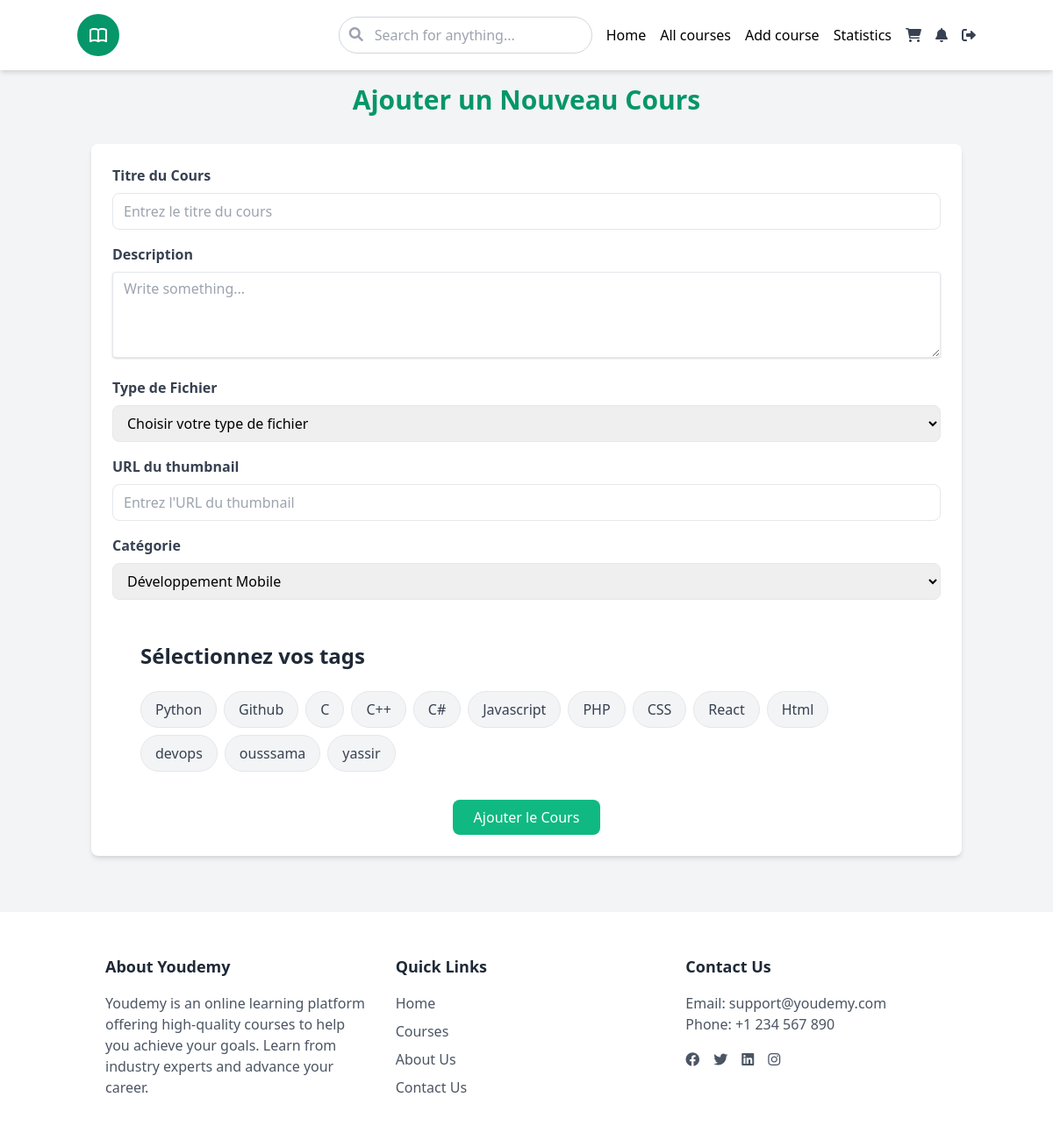
Screenshot of /view/addCourse.php (signed in) with the database file from the repository.
### tables this page shows
CREATE TABLE `tags` (
  `tag_id` int NOT NULL,
  `name` varchar(255) NOT NULL,
  `created_at` timestamp NULL DEFAULT CURRENT_TIMESTAMP
);

### classes/category.php (called while the page is built, shortened)
<?php
class Category{
    public function displayCategories(){
        $conn = Database::getConnection();
        $stmt = $conn->prepare("SELECT * FROM categories");
        $stmt->execute();
        $categories = $stmt->fetchAll();
        return $categories;
    }
}
?>

### classes/tags.php (called while the page is built, shortened)
<?php
class Tags{
    public function displayTags(){
        $conn = Database::getConnection();
        $stmt = $conn->prepare("SELECT * FROM tags");
        $stmt->execute();
        $tags = $stmt->fetchAll();
        return $tags;
    }
}
?>

### view/addCourse.php (the view, shortened to what this page needs)
<?php include_once 'header.php';
?>
<?php if(isset($_GET['course_id'])){
    $getCourse = new Pdf($_GET['course_id']);
    $courseData = $getCourse->getCourse($_GET['course_id']);
    print_r($courseData);
    ?>
<div class="container mx-auto p-4">
    <h1 class="text-3xl font-bold text-center mb-8" style="color: #059669;">Ajouter un Nouveau Cours</h1>
    <form class="bg-white p-6 rounded-lg shadow-md" method="post">
        <div class="mb-4">
            <label for="title" class="block text-gray-700 font-bold mb-2">Titre du Cours</label>
            <input type="text" id="title" name="title" value="<?= $courseData['title']?>" class="w-full px-3 py-2 border rounded-lg focus:outline-none focus:ring-2 focus:ring-green-500" placeholder="Entrez le titre du cours" required>
        </div>
        <div class="mb-4">
        <label for="title" class="block text-gray-700 font-bold mb-2">Description</label>
                <textarea
                    id="content"
                    name="content"
                    rows="4"
                    class="shadow appearance-none border rounded w-full py-2 px-3 text-gray-700 leading-tight focus:outline-none focus:shadow-outline"
                    placeholder="Write something..."
                ><?= $courseData['description']?></textarea>
            </div>
 <?php if($courseData['type']=='pdf'){?>
            <div class="mb-4">
                <label for="fileType" class="block text-gray-700 font-bold mb-2">Type de Fichier</label>
                <select name="fileType" id="fileType" class="w-full px-3 py-2 border rounded-lg focus:outline-none focus:ring-2 focus:ring-green-500" onchange="toggleFileInput()">
                    <option value="" selected>Choisir votre type de fichier</option>
                    <option value="pdf" selected>PDF</option>
                    <option value="video">Vidéo</option>
                </select>
            </div>
            <div class="mb-4" id="pdfInput">
                <label for="pdfUrl" class="block text-gray-700 font-bold mb-2">URL du PDF</label>
                <input type="url" id="pdfUrl" value="<?= $courseData['content']?>" name="pdfUrl" class="w-full px-3 py-2 border rounded-lg focus:outline-none focus:ring-2 focus:ring-green-500" placeholder="Entrez l'URL du PDF">
            </div>
            <?php }else{?>
                <div class="mb-4">
                <label for="fileType" class="block text-gray-700 font-bold mb-2">Type de Fichier</label>
                <select name="fileType" id="fileType" class="w-full px-3 py-2 border rounded-lg focus:outline-none focus:ring-2 focus:ring-green-500" onchange="toggleFileInput()">
                    <option value="" selected>Choisir votre type de fichier</option>
                    <option value="pdf" selected>PDF</option>
                    <option value="video" selected>Vidéo</option>
                </select>
            </div>
            <div class="mb-4" id="videoInput">
                <label for="videoUrl" class="block text-gray-700 font-bold mb-2">URL de la Vidéo</label>
                <input type="url" id="videoUrl" value="<?= $courseData['content']?>" name="videoUrl" class="w-full px-3 py-2 border rounded-lg focus:outline-none focus:ring-2 focus:ring-green-500" placeholder="Entrez l'URL de la vidéo">
            </div>
            <?php }?>
        <div class="mb-4" id="thumbnail">
                <label for="thumbnail" class="block text-gray-700 font-bold mb-2">URL du thumbnail</label>
                <input type="url" value="<?= $courseData['thumbnail']?>" id="thumbnail" name="thumbnail" class="w-full px-3 py-2 border rounded-lg focus:outline-none focus:ring-2 focus:ring-green-500" placeholder="Entrez l'URL du thumbnail">
        </div>
        <div class="mb-4">
            <label for="category" class="block text-gray-700 font-bold mb-2">Catégorie</label>
            <select id="category" name="category" class="w-full px-3 py-2 border rounded-lg focus:outline-none focus:ring-2 focus:ring-green-500" required>
                <option value="">Choisir categorie</option>
                <?php
                include_once '../classes/category.php';
                $categorie = new category;
                $categories = $categorie->displayCategories();
                foreach($categories as $category){
                    if( $courseData['category_id']){
                        echo "<option value='".$category['category_id']."' selected>".$category['name']."</option>";
                    }
                    echo "<option value='".$category['category_id']."'>".$category['name']."</option>";
                }
                ?>
            </select>
        </div>
        <div class="p-8">
    <h2 class="text-2xl font-bold text-gray-800 mb-6">Sélectionnez vos tags</h2>
    <div class="flex flex-wrap gap-2">
        <?php
        include_once '../classes/tags.php';
        $tag = new Tags();
        $tags = $tag->displayTags();
        foreach ($tags as $tag) {
            echo '
            <label class="tag-checkbox bg-gray-100 text-gray-700 px-4 py-2 rounded-full border border-gray-200 cursor-pointer hover:bg-green-100 transition-all duration-300 ease-in-out">
                <input type="checkbox" name="tags[]" value="' . $tag['tag_id'] . '" class="hidden peer">
                ' . $tag['name'] . '
            </label>';
        }
        ?>
    </div>
</div>
        <div class="text-center">
            <button type="submit" name="update" class="bg-green-500 text-white px-6 py-2 rounded-lg hover:bg-green-700 focus:outline-none focus:ring-2 focus:ring-[#059669]">
                Ajouter le Cours
            </button>
        </div>
    </form>
</div>
<?php }else{?>
    <div class="container mx-auto p-4">
    <h1 class="text-3xl font-bold text-center mb-8" style="color: #059669;">Ajouter un Nouveau Cours</h1>
    <form class="bg-white p-6 rounded-lg shadow-md" method="post">
        <div class="mb-4">
            <label for="title" class="block text-gray-700 font-bold mb-2">Titre du Cours</label>
            <input type="text" id="title" name="title" class="w-full px-3 py-2 border rounded-lg focus:outline-none focus:ring-2 focus:ring-green-500" placeholder="Entrez le titre du cours" required>
        </div>
        <div class="mb-4">
        <label for="title" class="block text-gray-700 font-bold mb-2">Description</label>
                <textarea
                    id="content"
                    name="content"
                    rows="4"
                    class="shadow appearance-none border rounded w-full py-2 px-3 text-gray-700 leading-tight focus:outline-none focus:shadow-outline"
                    placeholder="Write something..."
                ></textarea>
            </div>
            <div class="mb-4">
                <label for="fileType" class="block text-gray-700 font-bold mb-2">Type de Fichier</label>
                <select name="fileType" id="fileType" class="w-full px-3 py-2 border rounded-lg focus:outline-none focus:ring-2 focus:ring-green-500" onchange="toggleFileInput()">
                    <option value="" selected>Choisir votre type de fichier</option>
                </select>
            </div>
        <div class="mb-4" id="thumbnail">
                <label for="thumbnail" class="block text-gray-700 font-bold mb-2">URL du thumbnail</label>
                <input type="url" id="thumbnail" name="thumbnail" class="w-full px-3 py-2 border rounded-lg focus:outline-none focus:ring-2 focus:ring-green-500" placeholder="Entrez l'URL du thumbnail">
        </div>
        <div class="mb-4">
            <label for="category" class="block text-gray-700 font-bold mb-2">Catégorie</label>
            <select id="category" name="category" class="w-full px-3 py-2 border rounded-lg focus:outline-none focus:ring-2 focus:ring-green-500" required>
                <?php
                include_once '../classes/category.php';
                $categorie = new category;
                $categories = $categorie->displayCategories();
                foreach($categories as $category){
                    echo "<option value='".$category['category_id']."'>".$category['name']."</option>";
                }
                ?>
            </select>
        </div>
        <div class="p-8">
    <h2 class="text-2xl font-bold text-gray-800 mb-6">Sélectionnez vos tags</h2>
    <div class="flex flex-wrap gap-2">
        <?php
        include_once '../classes/tags.php';
        $tag = new Tags();
        $tags = $tag->displayTags();
        foreach ($tags as $tag) {
            echo '
            <label class="tag-checkbox bg-gray-100 text-gray-700 px-4 py-2 rounded-full border border-gray-200 cursor-pointer hover:bg-green-100 transition-all duration-300 ease-in-out">
                <input type="checkbox" name="tags[]" value="' . $tag['tag_id'] . '" class="hidden peer">
                ' . $tag['name'] . '
            </label>';
        }
        ?>
    </div>
</div>
        <div class="text-center">
            <button type="submit" name="submit" class="bg-green-500 text-white px-6 py-2 rounded-lg hover:bg-green-700 focus:outline-none focus:ring-2 focus:ring-[#059669]">
                Ajouter le Cours
            </button>
        </div>
    </form>
</div>
<?php }?>
<?php include_once 'footer.php';?>

### rows the page displays
tags: name "Python"
tags: name "Github"
tags: name "C"
tags: name "C++"
tags: name "C#"
tags: name "Javascript"
tags: name "PHP"
tags: name "CSS"
tags: name "React"
tags: name "Html"
tags: name "devops"
tags: name "ousssama"
tags: name "yassir"

### other values shown
form field category "Développement Mobile"
